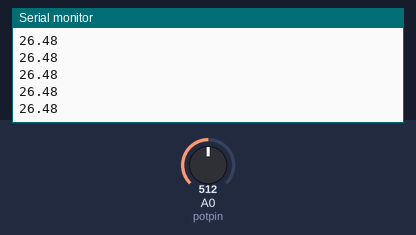
The sketch below on a simulated Arduino Uno, built with avr-gcc and run on an emulated ATmega328P. Shown: the last lines printed to the serial monitor. The inputs (shaded band) are chosen by the test bench; at power-on: A0 (potpin) = 512.

Above: at 1.2 s.
1.3 s: A0 (potpin) set to 716
At 1.31 s:
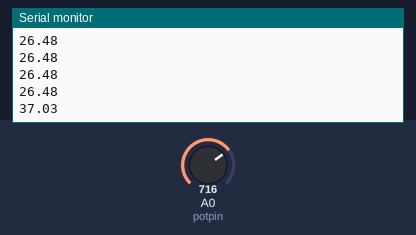
2.8 s: A0 (potpin) set to 900
At 2.81 s:
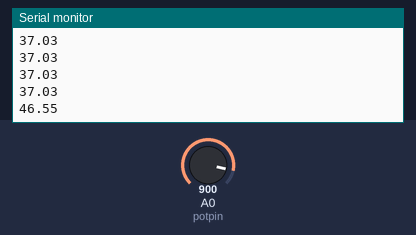
Timing chart, 0 to 5.8 s (numbered marks = the images above; inputs shaded):
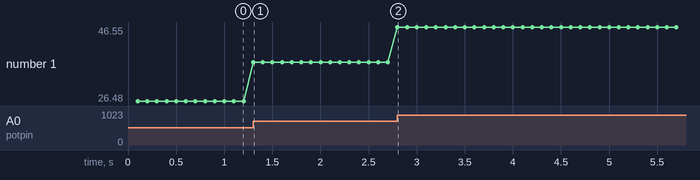

Measured:
- after the input at 1.3 s, the serial monitor: prints a new line at once (image 1)
- after the input at 2.8 s, the serial monitor: prints a new line at once (image 2)
- plotted number 1: 26.48 → 37.03 after the input at 1.3 s, 37.03 → 46.55 after the input at 2.8 s

The sketch:

01_UNO_Strokesensor.ino
```cpp
// For AVR boards mainly Arduino UNO rev3, or any that supports arduino framework
// AVR family board is good for reading analog sensors, and its 5V TTL logic family is highly compatible with most sensors
// UNO rev3 provide approprioate resolution for that

// Linear potentiometer used is KPM18-50mm , change potdist according to the stroke sensors used

// For ESP32 and other Espressif microcontrollers only.
// Change aref = 5.0 to aref = 3.3 , and change pwmres = 1023 to pwmres = 4095

// Memory usage:
// On ESP32S3devkitc-1: 22% of program storage space and 5% of dynamic memory occupied

#define potpin A0
float distance = 0.0;
float potvolts = 0.0;
float aref = 3.3; // 5V ADC
int pwmres = 1023; // 10 bit ADC resolution
uint8_t potdist = 52.91; // Maximum stroke distance recalibrated with vernier

void setup() {
  Serial.begin(9600);
}

unsigned long lastTime = 0;
void loop() {
  // Conversion from ADC value back to its sensor reading voltage
  potvolts = analogRead(potpin) * (aref/pwmres) ;

  // Conversion of sensor reading voltage KPM18-50mm distance , total distance is 52.91 mm
  distance = potvolts * (52.91/aref);

  if(millis()-lastTime >= 100){
    // Serial.println(analogRead(potpin));
    // Serial.println(potvolts);
    Serial.println(distance);
    lastTime = millis();
  }
}
```
